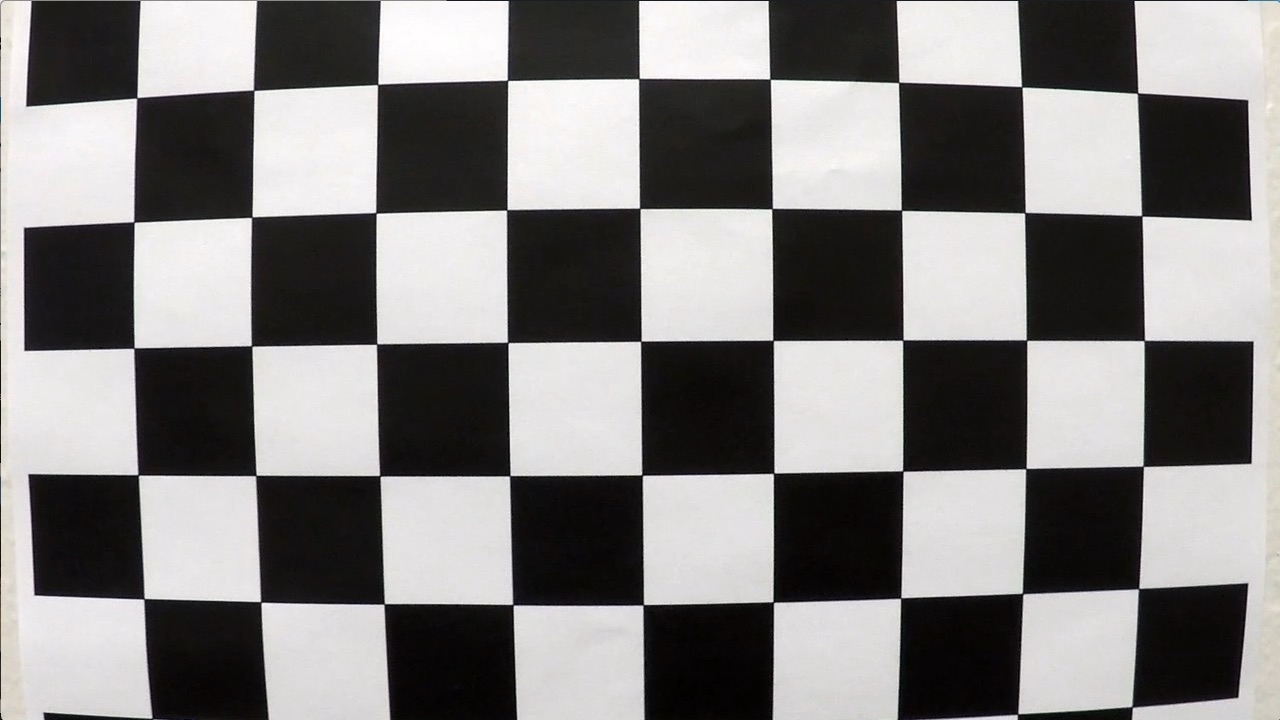
#> input picture camera_cal/calibration1.jpg, 1280 x 720 px; its folder holds only this picture in this run
$ jupyter execute --allow-errors project.ipynb   (shell and % lines are left out)   (older library calls are emulated)
#> lines starting #> are read from the running program, lines starting #| are printed output that depends on the picture; after the words box and inside, x2 and y2 are one past the last pixel; in counts of white or black regions, pixels touching at a corner belong together
#### Importing libraries

[cell 1]
import matplotlib.pyplot as plt
import matplotlib.image as mpimg
import numpy as np
import cv2
import glob
import os
from moviepy.editor import VideoFileClip

#### 1. Camera Calibration(undistorting)

[cell 2]
def distortion_factors():
    # Prepare object points
    # From the provided calibration images, 9*6 corners are identified
    nx = 9
    ny = 6
    objpoints = []
    imgpoints = []
    # Object points are real world points, here a 3D coordinates matrix is generated
    # z coordinates are 0 and x, y are equidistant as it is known that the chessboard is made of identical squares
    objp = np.zeros((6*9,3), np.float32)
    objp[:,:2] = np.mgrid[0:9,0:6].T.reshape(-1,2)

    # Make a list of calibration images
    os.listdir("camera_cal/")
    cal_img_list = os.listdir("camera_cal/")

    # Imagepoints are the coresspondant object points with their coordinates in the distorted image
    # They are found in the image using the Open CV 'findChessboardCorners' function
    for image_name in cal_img_list:
        import_from = 'camera_cal/' + image_name
        img = cv2.imread(import_from)
#> img is the input picture: shape (720, 1280, 3); mean B, G, R 127.8, 128.4, 130.1
        # Convert to grayscale
        gray = cv2.cvtColor(img, cv2.COLOR_BGR2GRAY)
        # Find the chessboard corners
        ret, corners = cv2.findChessboardCorners(gray, (nx, ny), None)
#> ret = False; corners = None
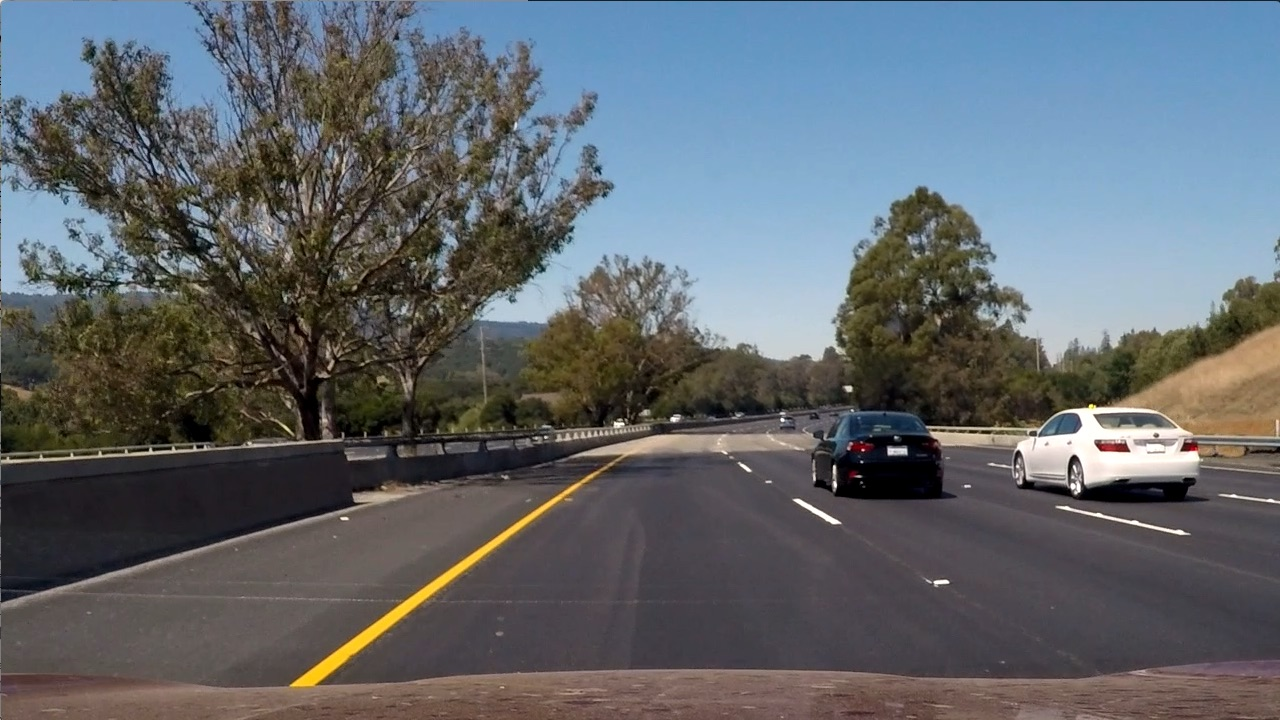
#> input picture test_images/test6.jpg, 1280 x 720 px
#> further down, img_test is the input picture: shape (720, 1280, 3); mean R, G, B 97, 102.6, 107.9
        # If found, draw corners
        if ret == True:
            # Draw and display the corners
            #cv2.drawChessboardCorners(img, (nx, ny), corners, ret)
            imgpoints.append(corners)
            objpoints.append(objp)
    ret, mtx, dist, rvecs, tvecs = cv2.calibrateCamera(objpoints, imgpoints, gray.shape[::-1], None, None)


    return mtx, dist

#### 3. Perspective Transform

#> (a cell that did not finish here is left out)

#### 4. Binary Threshold

[cell 4]
def binary_thresholded(img):
    # Transform image to gray scale
    gray_img =cv2.cvtColor(img, cv2.COLOR_BGR2GRAY)
    # Apply sobel (derivative) in x direction, this is usefull to detect lines that tend to be vertical
    sobelx = cv2.Sobel(gray_img, cv2.CV_64F, 1, 0)
    abs_sobelx = np.absolute(sobelx)
    # Scale result to 0-255
    scaled_sobel = np.uint8(255*abs_sobelx/np.max(abs_sobelx))
    sx_binary = np.zeros_like(scaled_sobel)
    # Keep only derivative values that are in the margin of interest
    sx_binary[(scaled_sobel >= 30) & (scaled_sobel <= 255)] = 1

    # Detect pixels that are white in the grayscale image
    white_binary = np.zeros_like(gray_img)
    white_binary[(gray_img > 200) & (gray_img <= 255)] = 1

    # Convert image to HLS
    hls = cv2.cvtColor(img, cv2.COLOR_BGR2HLS)
    H = hls[:,:,0]
    S = hls[:,:,2]
    sat_binary = np.zeros_like(S)
    # Detect pixels that have a high saturation value
    sat_binary[(S > 90) & (S <= 255)] = 1

    hue_binary =  np.zeros_like(H)
    # Detect pixels that are yellow using the hue component
    hue_binary[(H > 10) & (H <= 25)] = 1

    # Combine all pixels detected above
    binary_1 = cv2.bitwise_or(sx_binary, white_binary)
    binary_2 = cv2.bitwise_or(hue_binary, sat_binary)
    binary = cv2.bitwise_or(binary_1, binary_2)

    return binary

#### Another approach

[cell 5]
def combined(img, s_thresh=(170, 255), sx_thresh=(20, 100)):
    # Convert to HLS color space and separate the V channel
#> called with s_thresh = (170, 255), sx_thresh = (20, 100)
    hls = cv2.cvtColor(img, cv2.COLOR_RGB2HLS).astype(np.float)
    l_channel = hls[:,:,1]
    s_channel = hls[:,:,2]
    # Sobel x
    gray = cv2.cvtColor(img, cv2.COLOR_RGB2GRAY)
    sobelx = cv2.Sobel(gray, cv2.CV_64F, 1, 0) # Take the derivative in x
    abs_sobelx = np.absolute(sobelx) # Absolute x derivative to accentuate lines away from horizontal
    scaled_sobel = np.uint8(255*abs_sobelx/np.max(abs_sobelx))

    # Threshold x gradient
    sxbinary = np.zeros_like(scaled_sobel)
    sxbinary[(scaled_sobel >= sx_thresh[0]) & (scaled_sobel <= sx_thresh[1])] = 1

    # Threshold color channel
    s_binary = np.zeros_like(s_channel)
    s_binary[(s_channel >= s_thresh[0]) & (s_channel <= s_thresh[1])] = 1
    # Stack each channel
    color_binary = np.dstack(( np.zeros_like(sxbinary), sxbinary, s_binary)) * 255

    combined_binary0 = np.zeros_like(sxbinary)
    combined_binary0[(s_binary == 1) | (sxbinary == 1)] = 1
    combined_binary =np.dstack((combined_binary0, combined_binary0, combined_binary0))*255

    return combined_binary

[cell 6]
img_test = mpimg.imread('test_images/test6.jpg')
# Plot the result
result_test = combined(img_test)
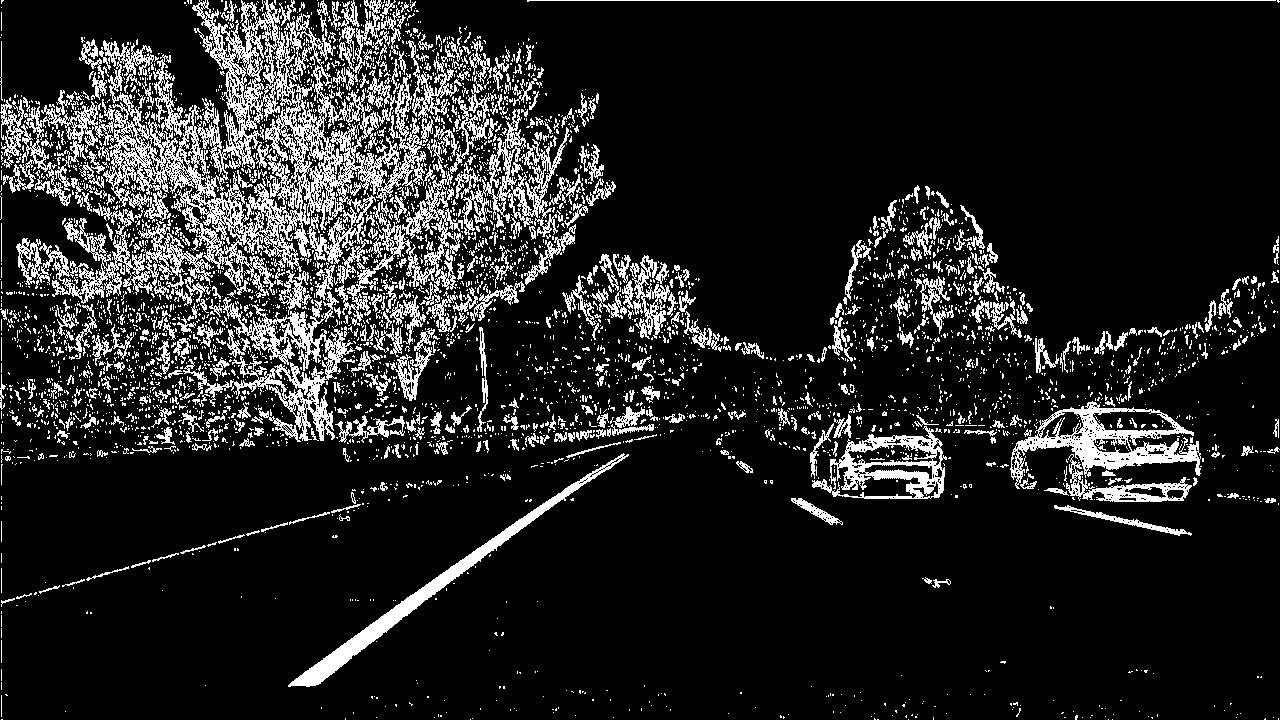
#> result_test: shape (720, 1280, 3); 13.8% white in thin lines or dots
f, (ax1, ax2) = plt.subplots(1, 2, figsize=(24, 9))
f.tight_layout()

ax1.imshow(img_test)
ax1.set_title('Original Image', fontsize=40)

ax2.imshow(result_test, cmap='gray')
ax2.set_title('Combined Result', fontsize=40)
plt.subplots_adjust(left=0., right=1, top=0.9, bottom=0.)

[cell 7]
##Ploting binary threshold

result_test2 = binary_thresholded(img_test)
#> in binary_thresholded, `hls = cv2.cvtColor(img, cv2.COLOR_BGR2HLS)`: hls: shape (720, 1280, 3); mean of channels 0, 1, 2 82.4, 102.2, 57.5
#> in binary_thresholded, `H = hls[:,:,0]`:
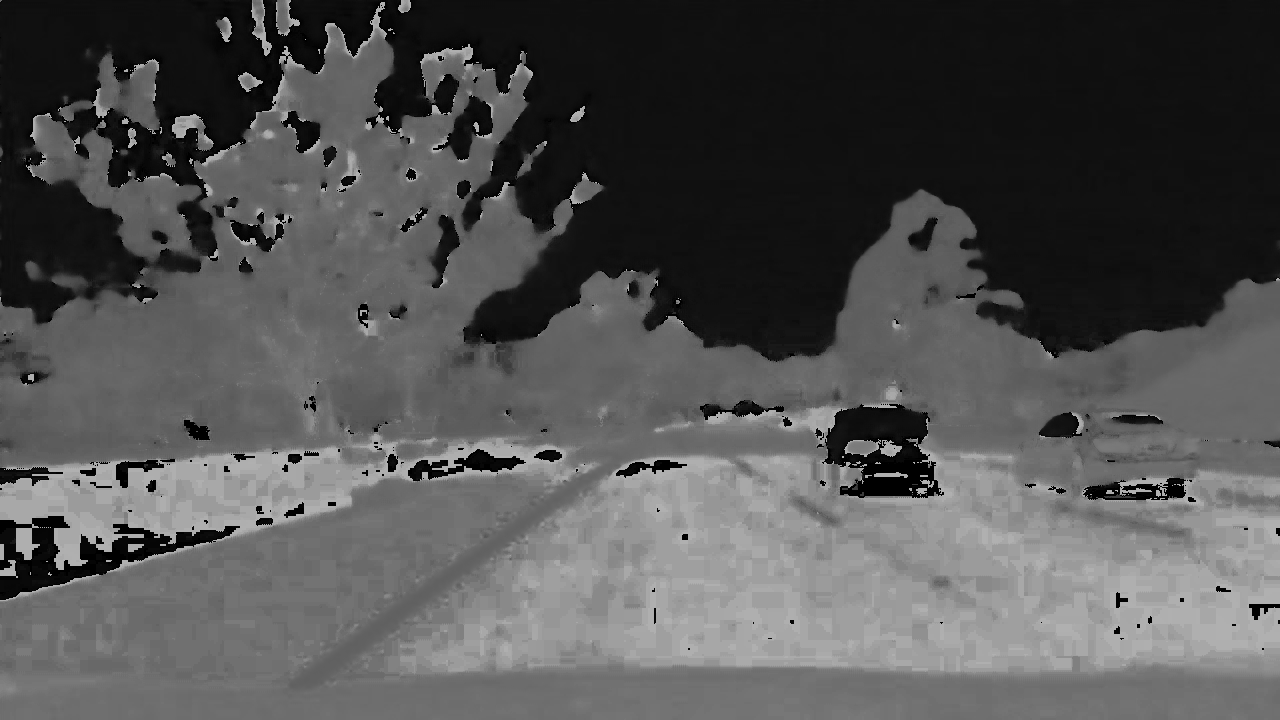
#> H: shape (720, 1280); min 0, max 178, mean 82.4
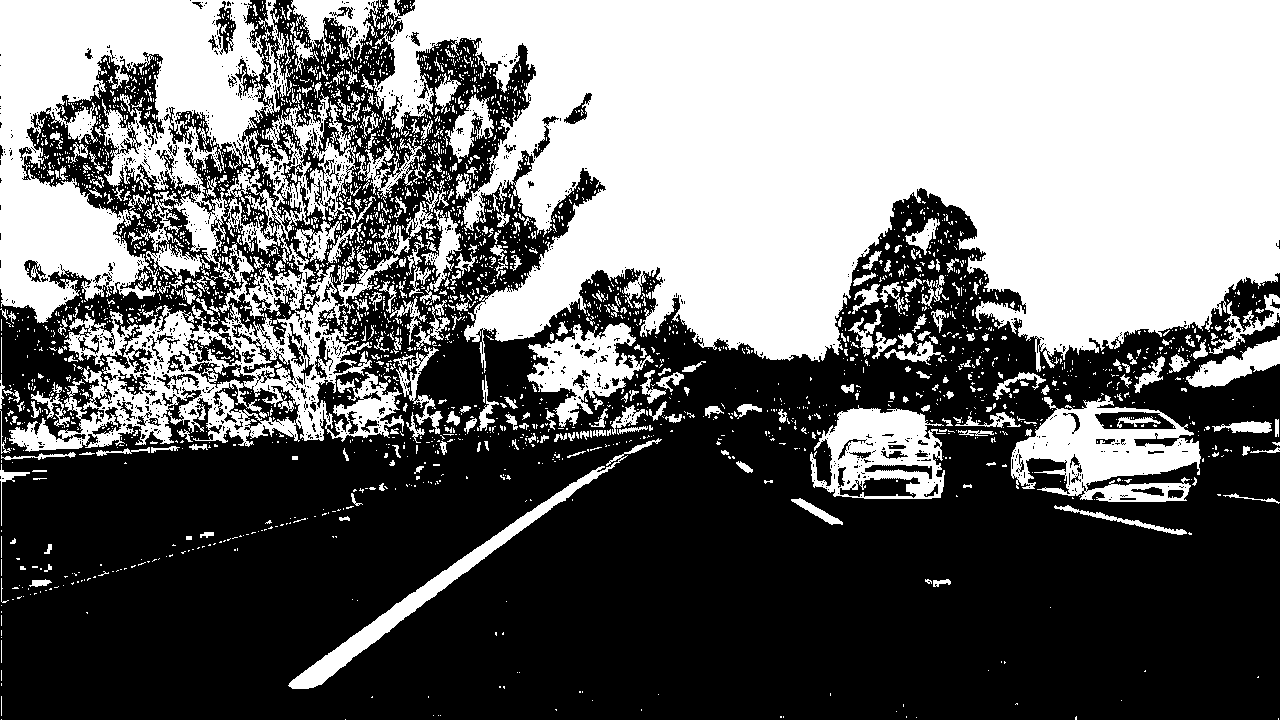
#> result_test2: shape (720, 1280); values 0 (black) and 1 (white), 43.9% white; 3081 white regions (2714 under 20 px), largest, box (x1, y1, x2, y2) and area: (373, 0, 1280, 373) 241953, (0, 0, 359, 323) 58668, (9, 243, 404, 452) 25111
f, (ax1, ax2) = plt.subplots(1, 2, figsize=(24, 9))
f.tight_layout()

ax1.imshow(result_test2, cmap='gray')
ax1.set_title('Binary Image', fontsize=40)

ax2.imshow(result_test, cmap='gray')
ax2.set_title('Combined Result', fontsize=40)
plt.subplots_adjust(left=0., right=1, top=0.9, bottom=0.)
